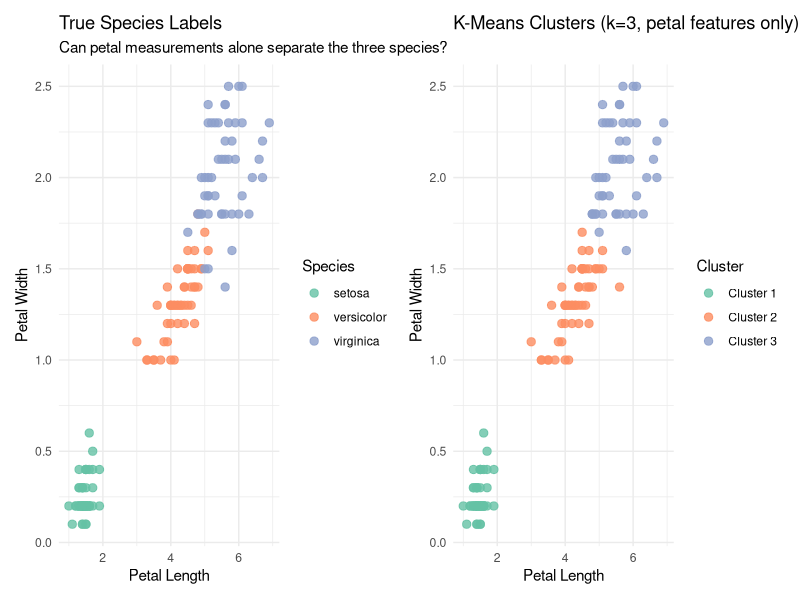

Write R code to recreate this figure.
# Script 02: Petal Scatter Plot
# Purpose: Visualize whether petal measurements alone can separate the three iris species,
#          comparing true species labels to k-means clusters fit on petal features only.

if (!require("ggplot2")) install.packages("ggplot2", repos = "https://cloud.r-project.org")
if (!require("patchwork")) install.packages("patchwork", repos = "https://cloud.r-project.org")
library(ggplot2)
library(patchwork)

if (!dir.exists("output")) dir.create("output")

data(iris)
petal_data <- iris[, c("Petal.Length", "Petal.Width")]
petal_scaled <- scale(petal_data)

set.seed(42)
kmeans_petal <- kmeans(petal_scaled, centers = 3, nstart = 25)

# Remap cluster numbers so they align with species factor order
# (setosa=1, versicolor=2, virginica=3), ensuring colors match across panels.
cluster_species_table <- table(kmeans_petal$cluster, iris$Species)
dominant_species_idx <- apply(cluster_species_table, 1, which.max)
iris$Cluster <- factor(dominant_species_idx[as.character(kmeans_petal$cluster)])

plot_species <- ggplot(iris, aes(x = Petal.Length, y = Petal.Width, color = Species)) +
  geom_point(size = 2.5, alpha = 0.8) +
  scale_color_brewer(palette = "Set2") +
  labs(
    title = "True Species Labels",
    subtitle = "Can petal measurements alone separate the three species?",
    x = "Petal Length",
    y = "Petal Width"
  ) +
  theme_minimal()

plot_clusters <- ggplot(iris, aes(x = Petal.Length, y = Petal.Width, color = Cluster)) +
  geom_point(size = 2.5, alpha = 0.8) +
  scale_color_brewer(palette = "Set2", labels = c("Cluster 1", "Cluster 2", "Cluster 3")) +
  labs(
    title = "K-Means Clusters (k=3, petal features only)",
    subtitle = " ",
    x = "Petal Length",
    y = "Petal Width",
    color = "Cluster"
  ) +
  theme_minimal()

combined_plot <- plot_species + plot_clusters

ggsave("output/petal_scatter.png", combined_plot,
       width = 1600 / 150, height = 800 / 150, dpi = 150)

cat("Plot saved to output/petal_scatter.png\n")
